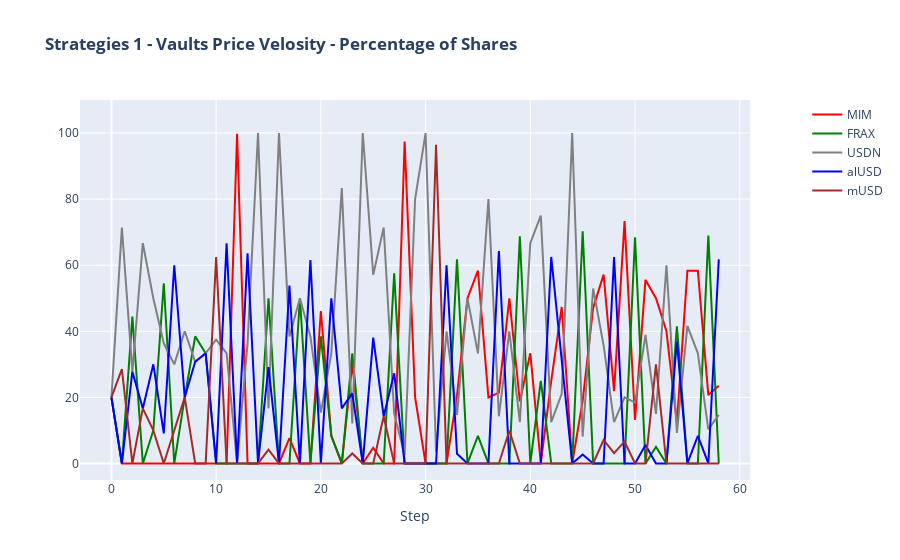

The notebook cell saved with this chart:
### Code cell
fig = make_subplots(subplot_titles=('' ), specs=[[{"secondary_y": True}]])

fig.add_trace(go.Scatter(x=x, y=pr_f11, line=dict(color='red'), name='MIM'), secondary_y=False)
fig.add_trace(go.Scatter(x=x, y=pr_f12, line=dict(color='green'), name='FRAX'), secondary_y=False)
fig.add_trace(go.Scatter(x=x, y=pr_f13, line=dict(color='grey'), name='USDN'), secondary_y=False)
fig.add_trace(go.Scatter(x=x, y=pr_f14, line=dict(color='blue'), name='alUSD'), secondary_y=False)
fig.add_trace(go.Scatter(x=x, y=pr_f15, line=dict(color='brown'), name='mUSD'), secondary_y=False)
#fig.add_trace(go.Scatter(x=x, y=pr_f16, line=dict(color='light green'), name='BUSD'), secondary_y=False)
fig.update_layout(yaxis_range=[-5,110])
fig.update_layout(xaxis_range=[-3,len(tvl)+1])
fig.update_layout(title_text='<b>Strategies 1 - Vaults Price Velosity - Percentage of Shares </b>')
fig.update_xaxes(title_text='Step')
fig.show()

### Figure 1 — Plotly figure (JSON) as saved in the notebook; plotly's stock layout.template omitted (floating-point values rounded to 4 significant figures)
{"data": [{"line": {"color": "red"}, "name": "MIM", "type": "scatter", "x": [0, 1, 2, 3, 4, 5, 6, 7, 8, 9, 10, 11, 12, 13, 14, 15, 16, 17, 18, 19, 20, 21, 22, 23, 24, 25, 26, 27, 28, 29, 30, 31, 32, 33, 34, 35, 36, 37, 38, 39, 40, 41, 42, 43, 44, 45, 46, 47, 48, 49, 50, 51, 52, 53, 54, 55, 56, 57, 58], "xaxis": "x", "y": [20, 0, 0, 0, 0, 0, 0, 0, 0, 0, 0, 0, 99.77, 0, 0, 0, 0, 7.692, 0, 0, 46.15, 8.333, 0, 30.3, 0, 4.762, 0, 0, 97.41, 20, 0, 0, 0, 20.59, 50, 58.33, 20, 21.43, 50, 18.75, 33.33, 0, 25, 47.37, 0, 18.92, 47.06, 57.14, 21.87, 73.33, 13.16, 55.56, 50, 40, 12.31, 58.33, 58.33, 20.69, 23.53], "yaxis": "y"}, {"line": {"color": "green"}, "name": "FRAX", "type": "scatter", "x": [0, 1, 2, 3, 4, 5, 6, 7, 8, 9, 10, 11, 12, 13, 14, 15, 16, 17, 18, 19, 20, 21, 22, 23, 24, 25, 26, 27, 28, 29, 30, 31, 32, 33, 34, 35, 36, 37, 38, 39, 40, 41, 42, 43, 44, 45, 46, 47, 48, 49, 50, 51, 52, 53, 54, 55, 56, 57, 58], "xaxis": "x", "y": [20, 0, 44.44, 0, 10.0, 54.55, 0, 20, 38.46, 33.33, 0, 0, 0.1195, 0, 0, 50.0, 0, 0, 50.0, 0, 38.46, 8.333, 0, 33.33, 0, 0, 0, 57.58, 0, 0, 0, 0, 0, 61.76, 0, 8.333, 0, 0, 0, 68.75, 0, 25.0, 0, 0, 0, 70.27, 0, 0, 0, 0, 68.42, 0, 5.0, 0, 41.54, 0, 0, 68.97, 0], "yaxis": "y"}, {"line": {"color": "grey"}, "name": "USDN", "type": "scatter", "x": [0, 1, 2, 3, 4, 5, 6, 7, 8, 9, 10, 11, 12, 13, 14, 15, 16, 17, 18, 19, 20, 21, 22, 23, 24, 25, 26, 27, 28, 29, 30, 31, 32, 33, 34, 35, 36, 37, 38, 39, 40, 41, 42, 43, 44, 45, 46, 47, 48, 49, 50, 51, 52, 53, 54, 55, 56, 57, 58], "xaxis": "x", "y": [20, 71.43, 27.78, 66.67, 50.0, 36.36, 30, 40, 30.77, 33.33, 37.5, 33.33, 0.1095, 36.36, 100, 16.67, 100, 38.46, 50.0, 38.46, 15.38, 33.33, 83.33, 12.12, 100, 57.14, 71.43, 15.15, 2.586, 80, 100, 3.571, 40.0, 14.71, 50, 33.33, 80, 14.29, 40, 12.5, 66.67, 75, 12.5, 21.05, 100, 8.108, 52.94, 35.71, 12.5, 20.0, 18.42, 38.89, 15.0, 60, 9.231, 41.67, 33.33, 10.34, 14.71], "yaxis": "y"}, {"line": {"color": "blue"}, "name": "alUSD", "type": "scatter", "x": [0, 1, 2, 3, 4, 5, 6, 7, 8, 9, 10, 11, 12, 13, 14, 15, 16, 17, 18, 19, 20, 21, 22, 23, 24, 25, 26, 27, 28, 29, 30, 31, 32, 33, 34, 35, 36, 37, 38, 39, 40, 41, 42, 43, 44, 45, 46, 47, 48, 49, 50, 51, 52, 53, 54, 55, 56, 57, 58], "xaxis": "x", "y": [20, 0, 27.78, 16.67, 30.0, 9.091, 60, 20, 30.77, 33.33, 0, 66.67, 0, 63.64, 0, 29.17, 0, 53.85, 0, 61.54, 0, 50.0, 16.67, 21.21, 0, 38.1, 14.29, 27.27, 0, 0, 0, 0, 60.0, 2.941, 0, 0, 0, 64.29, 0, 0, 0, 0, 62.5, 31.58, 0, 2.703, 0, 0, 62.5, 0, 0, 5.556, 0, 0, 36.92, 0, 8.333, 0, 61.76], "yaxis": "y"}, {"line": {"color": "brown"}, "name": "mUSD", "type": "scatter", "x": [0, 1, 2, 3, 4, 5, 6, 7, 8, 9, 10, 11, 12, 13, 14, 15, 16, 17, 18, 19, 20, 21, 22, 23, 24, 25, 26, 27, 28, 29, 30, 31, 32, 33, 34, 35, 36, 37, 38, 39, 40, 41, 42, 43, 44, 45, 46, 47, 48, 49, 50, 51, 52, 53, 54, 55, 56, 57, 58], "xaxis": "x", "y": [20, 28.57, 0, 16.67, 10.0, 0, 10, 20, 0, 0, 62.5, 0, 0, 0, 0, 4.167, 0, 0, 0, 0, 0, 0, 0, 3.03, 0, 0, 14.29, 0, 0, 0, 0, 96.43, 0, 0, 0, 0, 0, 0, 10, 0, 0, 0, 0, 0, 0, 0, 0, 7.143, 3.125, 6.667, 0, 0, 30.0, 0, 0, 0, 0, 0, 0], "yaxis": "y"}], "layout": {"title": {"text": "<b>Strategies 1 - Vaults Price Velosity - Percentage of Shares </b>"}, "xaxis": {"anchor": "y", "domain": [0, 0.94], "range": [-3, 61], "title": {"text": "Step"}}, "yaxis": {"anchor": "x", "domain": [0, 1], "range": [-5, 110]}, "yaxis2": {"anchor": "x", "overlaying": "y", "side": "right"}}}
